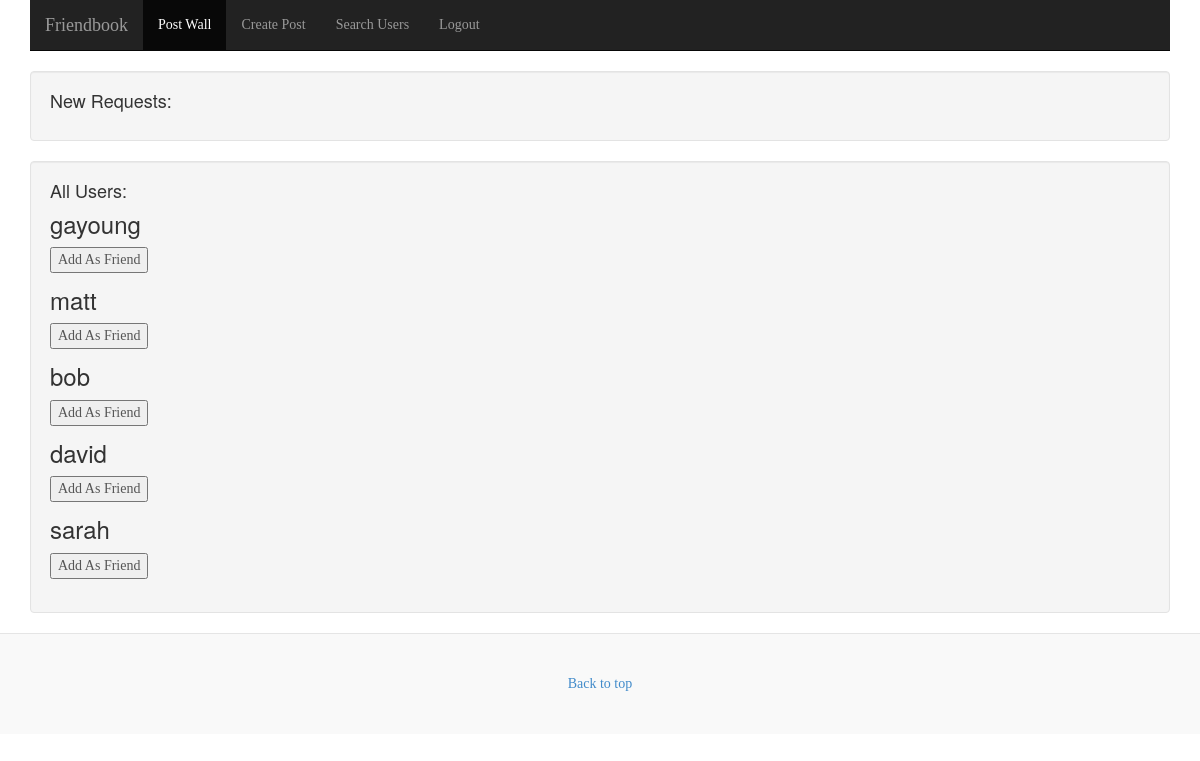
Screenshot of /search_users/ (signed in) with the database file from the repository.
### main/models.py (models this page shows)
class Users(models.Model):
    username = models.TextField(unique=True)
    password = models.TextField()
    role = models.TextField()
    register_date = models.DateTimeField(auto_now_add=True, blank=True)
    active = models.BooleanField()
    github_account = models.TextField(blank=True)

### main/views.py (the view)
# urls.py: url(r'^search_users/$', views.search_users, name='search_users'),
def search_users(request):
    context = RequestContext(request)
    me = request.session["username"]
    users = list(Users.objects.all())
    friends = list(Friends.objects.all())
    friend_check = [x.username2 for x in friends if x.username1 == me] + [x.username1 for x in friends if x.username2== me]
    request_check = [x.username2 for x in friends if (x.username1 == me and x.accept== 0)] + [x.username1 for x in friends if (x.username2== me and x.accept== 0)]
    return render_to_response('main/search_user.html',{'users': users, 'me': me, 'friends': friends,'check': friend_check,'request_pend': request_check }, context)

### templates/main/search_user.html (shortened to what this page needs)
{% load static  %}
<html lang="en">
    <head>
        <link href="{% static 'css/bootstrap.min.css' %}" rel="stylesheet"/>
        <link href="{% static 'css/blog.css'%}" rel="stylesheet"/>
    </head>
    <body>
        <div class="navbar-wrapper">
            <div class="container">
                <div class="navbar navbar-inverse navbar-static-top" role="navigation">
                    <div class="container">
                        <div class="navbar-header">
                            <a class="navbar-brand" href="#">Friendbook</a>
                        </div>
                        <div class="navbar-collapse collapse">
                            <ul class="nav navbar-nav">
                                <li class="active"><a href="{% url 'wall' %}">Post Wall</a></li>
                                <li><a href="{% url 'newpost' %}">Create Post</a></li>
                                <li><a href="#">Search Users</a></li>
                                <li><a href="{% url 'logout' %}">Logout</a></li>
                            </ul>
                        </div>
                    </div>
                </div>
            </div>
        </div>
       <div class="container">
            <div class="row">
                <div class="col-sm-12">
                    <div class="well">
                <h4>New Requests:</h4>
            </div>
        </div>
    </div>
</div>
        <div class="container">
            <div class="row">
                <div class="col-sm-12">
                    <div class="well">
            <h4>All Users:</h4>
            {% for user in users %}
                {% if user.username != me %}
                    <form  action="{% url 'friendship' %}" method="get">
	               {% if user.username not in check %}
                        <h3>{{ user.username }}</h3>
                        <input type="submit" value="Add As Friend">
		    {% endif %}
                </form>
             {% endif %}
            {% endfor %}
         </div>
        </div>
    </div>
</div>
        <div class="blog-footer">
            <a href="#">Back to top</a>
        </div>
    </body>
</html>

### static/css/blog.css (style rules this page uses)
body { font-family: Georgia, "Times New Roman", Times, serif; color: #555; }
h1, .h1, h2, .h2, h3, .h3, h4, .h4, h5, .h5, h6, .h6 { margin-top: 0; font-family: "Helvetica Neue", Helvetica, Arial, sans-serif; font-weight: normal; color: #333; }
.blog-footer { padding: 40px 0; color: #999; text-align: center; background-color: #f9f9f9; border-top: 1px solid #e5e5e5; }

### rows the page displays
Users: username "gayoung"
Users: username "matt"
Users: username "bob"
Users: username "david"
Users: username "sarah"
